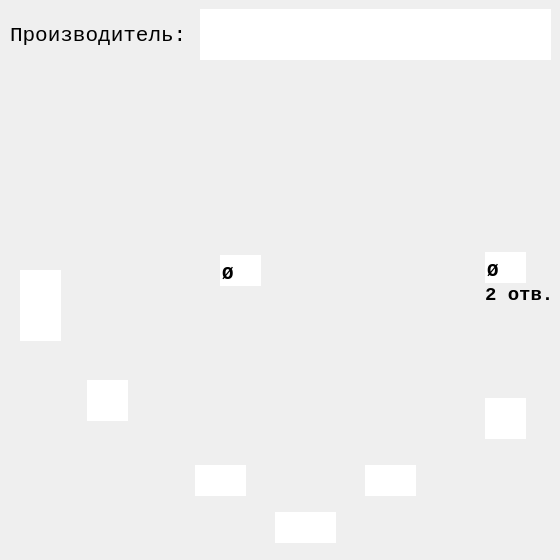
<?xml version="1.0" encoding="UTF-8"?>
<ui version="4.0">
 <class>Dialog</class>
 <widget class="QDialog" name="Dialog">
  <property name="geometry">
   <rect>
    <x>0</x>
    <y>0</y>
    <width>560</width>
    <height>560</height>
   </rect>
  </property>
  <property name="sizePolicy">
   <sizepolicy hsizetype="Fixed" vsizetype="Fixed">
    <horstretch>0</horstretch>
    <verstretch>0</verstretch>
   </sizepolicy>
  </property>
  <property name="minimumSize">
   <size>
    <width>560</width>
    <height>560</height>
   </size>
  </property>
  <property name="maximumSize">
   <size>
    <width>560</width>
    <height>560</height>
   </size>
  </property>
  <property name="windowTitle">
   <string>3 Отверстия Тип1</string>
  </property>
  <property name="windowIcon">
   <iconset>
    <normaloff>../pics/icon/Podpyatnik.ico</normaloff>../pics/icon/Podpyatnik.ico</iconset>
  </property>
  <property name="whatsThis">
   <string/>
  </property>
  <property name="accessibleDescription">
   <string/>
  </property>
  <widget class="QLabel" name="label">
   <property name="geometry">
    <rect>
     <x>0</x>
     <y>0</y>
     <width>560</width>
     <height>560</height>
    </rect>
   </property>
   <property name="sizePolicy">
    <sizepolicy hsizetype="Fixed" vsizetype="Fixed">
     <horstretch>0</horstretch>
     <verstretch>0</verstretch>
    </sizepolicy>
   </property>
   <property name="minimumSize">
    <size>
     <width>560</width>
     <height>560</height>
    </size>
   </property>
   <property name="maximumSize">
    <size>
     <width>560</width>
     <height>560</height>
    </size>
   </property>
   <property name="autoFillBackground">
    <bool>true</bool>
   </property>
   <property name="text">
    <string/>
   </property>
   <property name="pixmap">
    <pixmap>../pics/main/3-1.jpg</pixmap>
   </property>
   <property name="scaledContents">
    <bool>false</bool>
   </property>
   <property name="alignment">
    <set>Qt::AlignCenter</set>
   </property>
   <property name="margin">
    <number>0</number>
   </property>
  </widget>
  <widget class="QLineEdit" name="lineEdit">
   <property name="geometry">
    <rect>
     <x>365</x>
     <y>465</y>
     <width>51</width>
     <height>31</height>
    </rect>
   </property>
   <property name="font">
    <font>
     <family>Courier New</family>
     <pointsize>14</pointsize>
     <weight>75</weight>
     <italic>false</italic>
     <bold>true</bold>
    </font>
   </property>
   <property name="focusPolicy">
    <enum>Qt::ClickFocus</enum>
   </property>
   <property name="autoFillBackground">
    <bool>true</bool>
   </property>
   <property name="inputMethodHints">
    <set>Qt::ImhNone</set>
   </property>
   <property name="text">
    <string/>
   </property>
   <property name="maxLength">
    <number>3</number>
   </property>
   <property name="frame">
    <bool>false</bool>
   </property>
   <property name="alignment">
    <set>Qt::AlignBottom|Qt::AlignHCenter</set>
   </property>
  </widget>
  <widget class="QLineEdit" name="lineEdit_2">
   <property name="geometry">
    <rect>
     <x>485</x>
     <y>398</y>
     <width>41</width>
     <height>41</height>
    </rect>
   </property>
   <property name="font">
    <font>
     <family>Courier New</family>
     <pointsize>14</pointsize>
     <weight>75</weight>
     <italic>false</italic>
     <bold>true</bold>
    </font>
   </property>
   <property name="tabletTracking">
    <bool>false</bool>
   </property>
   <property name="focusPolicy">
    <enum>Qt::ClickFocus</enum>
   </property>
   <property name="autoFillBackground">
    <bool>false</bool>
   </property>
   <property name="text">
    <string/>
   </property>
   <property name="maxLength">
    <number>3</number>
   </property>
   <property name="frame">
    <bool>false</bool>
   </property>
   <property name="alignment">
    <set>Qt::AlignRight|Qt::AlignTrailing|Qt::AlignVCenter</set>
   </property>
  </widget>
  <widget class="QLineEdit" name="lineEdit_3">
   <property name="geometry">
    <rect>
     <x>485</x>
     <y>252</y>
     <width>41</width>
     <height>31</height>
    </rect>
   </property>
   <property name="font">
    <font>
     <family>Courier New</family>
     <pointsize>14</pointsize>
     <weight>75</weight>
     <italic>false</italic>
     <bold>true</bold>
    </font>
   </property>
   <property name="focusPolicy">
    <enum>Qt::ClickFocus</enum>
   </property>
   <property name="text">
    <string>Ø</string>
   </property>
   <property name="maxLength">
    <number>3</number>
   </property>
   <property name="frame">
    <bool>false</bool>
   </property>
   <property name="alignment">
    <set>Qt::AlignBottom|Qt::AlignLeading|Qt::AlignLeft</set>
   </property>
  </widget>
  <widget class="QLineEdit" name="lineEdit_4">
   <property name="geometry">
    <rect>
     <x>275</x>
     <y>512</y>
     <width>61</width>
     <height>31</height>
    </rect>
   </property>
   <property name="font">
    <font>
     <family>Courier New</family>
     <pointsize>14</pointsize>
     <weight>75</weight>
     <italic>false</italic>
     <bold>true</bold>
    </font>
   </property>
   <property name="focusPolicy">
    <enum>Qt::ClickFocus</enum>
   </property>
   <property name="text">
    <string/>
   </property>
   <property name="maxLength">
    <number>3</number>
   </property>
   <property name="frame">
    <bool>false</bool>
   </property>
   <property name="alignment">
    <set>Qt::AlignBottom|Qt::AlignHCenter</set>
   </property>
  </widget>
  <widget class="QLineEdit" name="lineEdit_5">
   <property name="geometry">
    <rect>
     <x>20</x>
     <y>270</y>
     <width>41</width>
     <height>71</height>
    </rect>
   </property>
   <property name="font">
    <font>
     <family>Courier New</family>
     <pointsize>14</pointsize>
     <weight>75</weight>
     <italic>false</italic>
     <bold>true</bold>
    </font>
   </property>
   <property name="tabletTracking">
    <bool>false</bool>
   </property>
   <property name="focusPolicy">
    <enum>Qt::ClickFocus</enum>
   </property>
   <property name="autoFillBackground">
    <bool>false</bool>
   </property>
   <property name="text">
    <string/>
   </property>
   <property name="maxLength">
    <number>3</number>
   </property>
   <property name="frame">
    <bool>false</bool>
   </property>
   <property name="alignment">
    <set>Qt::AlignRight|Qt::AlignTrailing|Qt::AlignVCenter</set>
   </property>
  </widget>
  <widget class="QLabel" name="label_2">
   <property name="geometry">
    <rect>
     <x>10</x>
     <y>10</y>
     <width>181</width>
     <height>51</height>
    </rect>
   </property>
   <property name="font">
    <font>
     <family>Courier New</family>
     <pointsize>16</pointsize>
     <weight>50</weight>
     <bold>false</bold>
    </font>
   </property>
   <property name="text">
    <string>Производитель:</string>
   </property>
  </widget>
  <widget class="QLineEdit" name="lineEdit_6">
   <property name="geometry">
    <rect>
     <x>200</x>
     <y>9</y>
     <width>351</width>
     <height>51</height>
    </rect>
   </property>
   <property name="font">
    <font>
     <family>Courier New</family>
     <pointsize>16</pointsize>
     <weight>75</weight>
     <bold>true</bold>
    </font>
   </property>
   <property name="frame">
    <bool>false</bool>
   </property>
   <property name="alignment">
    <set>Qt::AlignLeading|Qt::AlignLeft|Qt::AlignVCenter</set>
   </property>
  </widget>
  <widget class="QLabel" name="label_3">
   <property name="geometry">
    <rect>
     <x>485</x>
     <y>285</y>
     <width>71</width>
     <height>20</height>
    </rect>
   </property>
   <property name="font">
    <font>
     <family>Courier New</family>
     <pointsize>14</pointsize>
     <weight>75</weight>
     <bold>true</bold>
    </font>
   </property>
   <property name="text">
    <string>2 отв.</string>
   </property>
  </widget>
  <widget class="QLineEdit" name="lineEdit_7">
   <property name="geometry">
    <rect>
     <x>220</x>
     <y>255</y>
     <width>41</width>
     <height>31</height>
    </rect>
   </property>
   <property name="font">
    <font>
     <family>Courier New</family>
     <pointsize>14</pointsize>
     <weight>75</weight>
     <italic>false</italic>
     <bold>true</bold>
    </font>
   </property>
   <property name="focusPolicy">
    <enum>Qt::ClickFocus</enum>
   </property>
   <property name="text">
    <string>Ø</string>
   </property>
   <property name="maxLength">
    <number>3</number>
   </property>
   <property name="frame">
    <bool>false</bool>
   </property>
   <property name="alignment">
    <set>Qt::AlignBottom|Qt::AlignLeading|Qt::AlignLeft</set>
   </property>
  </widget>
  <widget class="QLineEdit" name="lineEdit_8">
   <property name="geometry">
    <rect>
     <x>195</x>
     <y>465</y>
     <width>51</width>
     <height>31</height>
    </rect>
   </property>
   <property name="font">
    <font>
     <family>Courier New</family>
     <pointsize>14</pointsize>
     <weight>75</weight>
     <italic>false</italic>
     <bold>true</bold>
    </font>
   </property>
   <property name="focusPolicy">
    <enum>Qt::ClickFocus</enum>
   </property>
   <property name="autoFillBackground">
    <bool>true</bool>
   </property>
   <property name="inputMethodHints">
    <set>Qt::ImhNone</set>
   </property>
   <property name="text">
    <string/>
   </property>
   <property name="maxLength">
    <number>3</number>
   </property>
   <property name="frame">
    <bool>false</bool>
   </property>
   <property name="alignment">
    <set>Qt::AlignBottom|Qt::AlignHCenter</set>
   </property>
  </widget>
  <widget class="QLineEdit" name="lineEdit_9">
   <property name="geometry">
    <rect>
     <x>87</x>
     <y>380</y>
     <width>41</width>
     <height>41</height>
    </rect>
   </property>
   <property name="font">
    <font>
     <family>Courier New</family>
     <pointsize>14</pointsize>
     <weight>75</weight>
     <italic>false</italic>
     <bold>true</bold>
    </font>
   </property>
   <property name="tabletTracking">
    <bool>false</bool>
   </property>
   <property name="focusPolicy">
    <enum>Qt::ClickFocus</enum>
   </property>
   <property name="autoFillBackground">
    <bool>false</bool>
   </property>
   <property name="text">
    <string/>
   </property>
   <property name="maxLength">
    <number>3</number>
   </property>
   <property name="frame">
    <bool>false</bool>
   </property>
   <property name="alignment">
    <set>Qt::AlignRight|Qt::AlignTrailing|Qt::AlignVCenter</set>
   </property>
  </widget>
 </widget>
 <resources/>
 <connections/>
</ui>
